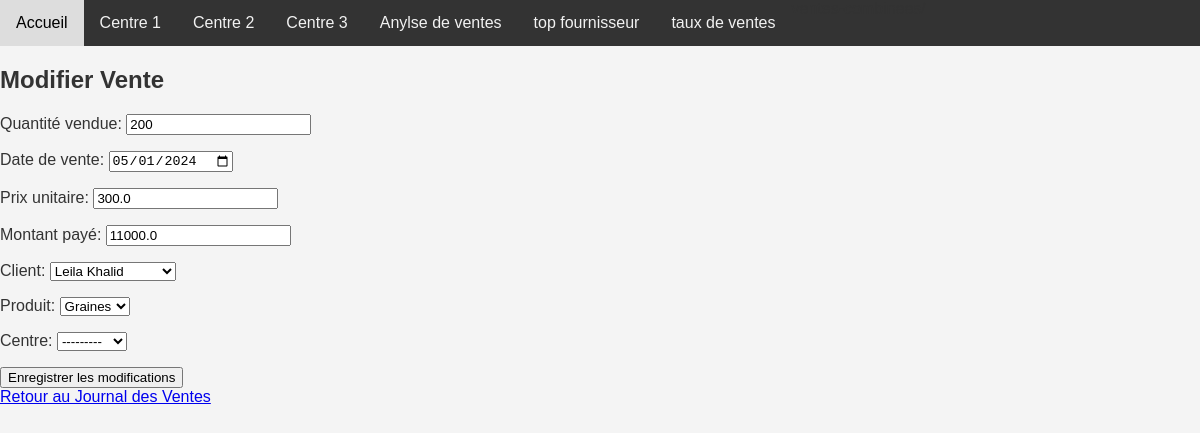
The page /modifier_vente/2/ on the database its author committed.
### application/models.py (models this page shows, shortened)
class Vente(models.Model):
     qtev= models.IntegerField()
     DateV=models.DateField()
     prixv= models.FloatField(max_length=20)
     montantv= models.FloatField(max_length=20)
     clientv= models.ForeignKey(Client, on_delete=models.CASCADE)
     produitv=models.ForeignKey(Produit, on_delete=models.CASCADE)
     centre = models.ForeignKey(Centre, on_delete=models.CASCADE, null=True, blank=True)

### application/views.py (the view)
# urls.py: path('modifier_vente/<int:pk>/', views.modifier_vente, name='modifier_vente'),
def modifier_vente(request, pk):
    vente = get_object_or_404(Vente, pk=pk)
    if request.method == 'POST':
        form = VenteForm(request.POST, instance=vente)
        if form.is_valid():
            vente = form.save(commit=False)
            vente.save()
            return redirect('journal_vente')
    else:
        form = VenteForm(instance=vente)
    return render(request, 'modifier_vente.html', {'form': form, 'vente': vente})

### application/forms.py
class VenteForm(forms.ModelForm):
    class Meta:
        model = Vente
        fields = '__all__'
        labels = {
            'qtev': 'Quantité vendue',
            'DateV': 'Date de vente',
            'prixv': 'Prix unitaire',
            'montantv': 'Montant payé',
            'clientv': 'Client',
            'produitv': 'Produit',
        }
        widgets = {
            'clientv': forms.Select(attrs={'class': 'selectpicker'}),
            'produitv': forms.Select(attrs={'class': 'selectpicker'}),
            'DateV': forms.DateInput(attrs={'type': 'date'}),
        }

### application/models.py (called while the page is built)
     def __str__(self):
        return self.designation

     def __str__(self):
        return f"{self.nomc} {self.prenomc}"

     def __str__(self):
        return self.designationc

### application/templates/modifier_vente.html (shortened to what this page needs)
{% load static %}
<!DOCTYPE html><!DOCTYPE html>
<html lang="en">
<head>
    <link rel="stylesheet" href="{% static 'application/styles.css' %}">
</head>
<body>
    <nav class="nav-agriculture">
        <a href="{% url 'index' %}">Accueil</a>
        <a href="{% url 'centre_menu' centre_id=1 %}">Centre 1</a>
        <a href="{% url 'centre_menu' centre_id=2 %}">Centre 2</a>
        <a href="{% url 'centre_menu' centre_id=3 %}">Centre 3</a>
        <a href="{% url 'analyse_ventes' %}">Anylse de ventes </a>
        <a href="{% url 'top_fournisseurs' %}">top fournisseur </a>
        <a href="{% url 'ventes_combinees' %}">taux de ventes  </a>
    </nav>
    <h2>Modifier Vente</h2>
    <form method="post" action="{% url 'modifier_vente' pk=vente.pk %}">
        {{ form.as_p }}
        <button type="submit">Enregistrer les modifications</button>
    </form>
    <a href="{% url 'journal_vente' %}">Retour au Journal des Ventes</a>
</body>
</html>

### application/static/application/styles.css (style rules this page uses)
body { font-family: 'Arial', sans-serif; color: #333; background-color: #f4f4f4; margin: 0; padding: 0; }
.nav-agriculture { background-color: #333; overflow: hidden; }
.nav-agriculture a { float: left; display: block; color: #f2f2f2; text-align: center; padding: 14px 16px; text-decoration: none; }

### rows shown on the page
Vente: qtev "200", DateV "05/01/2024", prixv "300.0", montantv "11000.0", clientv "Leila Khalid", produitv "Graines", centre "---------"
